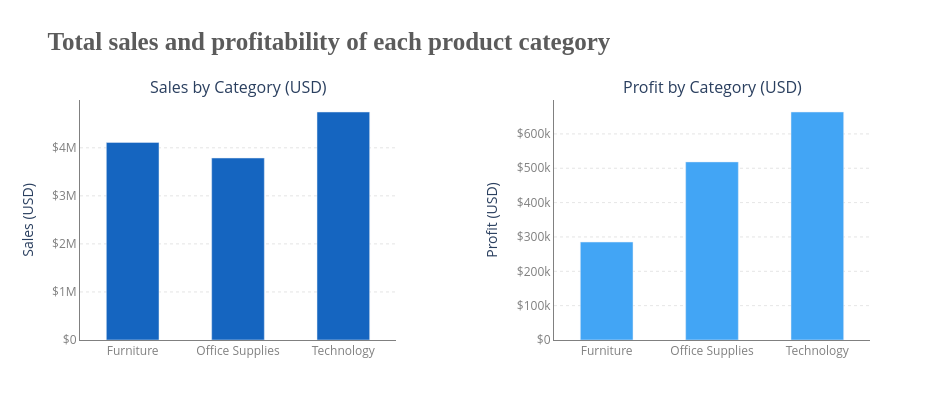

Write notebook code for a chart like this one.
### Code cell
import plotly.graph_objects as go
from plotly.subplots import make_subplots

category_sales = df.groupby('Category').agg({'Sales':'sum','Profit':'sum'})

def Display_Sales_category():
    fig = make_subplots(
        rows=1, 
        cols=2, 
        subplot_titles=("Sales by Category (USD)", "Profit by Category (USD)"),
        horizontal_spacing=0.20
    )

    # --- Sales Chart ---
    fig.add_trace(
        go.Bar(
            x=category_sales.index,
            y=category_sales['Sales'],
            marker_color="#1565c0",
            name="Sales"
        ), row=1, col=1
    )

    # --- Profit Chart (lighter blue) ---
    fig.add_trace(
        go.Bar(
            x=category_sales.index,
            y=category_sales['Profit'],
            marker_color="#42a5f5",
            name="Profit"
        ), row=1, col=2
    )

    fig.update_layout(
        title_text='<b>Total sales and profitability of each product category</b>',
        title_font_size=25,
        title_font_family="Liberation Serif",
        title_font_color="#5b5b5b",
        plot_bgcolor='white',
        bargap=0.5,
        width=950,
        height=420,
        showlegend=False
    )

    # --- Y-Axis (kept for clarity) ---
    fig.update_yaxes(
        title_text="Sales (USD)",
        row=1, col=1,
        showgrid=True,
        gridwidth=0.6,
        gridcolor='lightgray',
        griddash='dot',
        tickfont=dict(color='gray'),
        showline=True,
        linewidth=1,
        linecolor='gray',
        tickprefix="$",
        separatethousands=True
    )

    fig.update_yaxes(
        title_text="Profit (USD)",
        row=1, col=2,
        showgrid=True,
        gridwidth=0.6,
        gridcolor='lightgray',
        griddash='dot',
        tickfont=dict(color='gray'),
        showline=True,
        linewidth=1,
        linecolor='gray',
        tickprefix="$",
        separatethousands=True
    )

    # --- X-Axis (label removed for cleaner visual) ---
    fig.update_xaxes(
        tickfont=dict(color='gray'),
        showline=True,
        linewidth=1,
        linecolor='gray'
    )

    fig.show()

Display_Sales_category()

### Figure 1 — Plotly figure (JSON) as saved in the notebook; plotly's stock layout.template omitted (floating-point values rounded to 4 significant figures)
{"data": [{"marker": {"color": "#1565c0"}, "name": "Sales", "type": "bar", "x": ["Furniture", "Office Supplies", "Technology"], "xaxis": "x", "y": [4110884, 3787330, 4744691], "yaxis": "y"}, {"marker": {"color": "#42a5f5"}, "name": "Profit", "type": "bar", "x": ["Furniture", "Office Supplies", "Technology"], "xaxis": "x2", "y": [285200.0, 518500.0, 663800.0], "yaxis": "y2"}], "layout": {"annotations": [{"font": {"size": 16}, "showarrow": false, "text": "Sales by Category (USD)", "x": 0.2, "xanchor": "center", "xref": "paper", "y": 1, "yanchor": "bottom", "yref": "paper"}, {"font": {"size": 16}, "showarrow": false, "text": "Profit by Category (USD)", "x": 0.8, "xanchor": "center", "xref": "paper", "y": 1, "yanchor": "bottom", "yref": "paper"}], "bargap": 0.5, "height": 420, "plot_bgcolor": "white", "showlegend": false, "title": {"font": {"color": "#5b5b5b", "family": "Liberation Serif", "size": 25}, "text": "<b>Total sales and profitability of each product category</b>"}, "width": 950, "xaxis": {"anchor": "y", "domain": [0, 0.4], "linecolor": "gray", "linewidth": 1, "showline": true, "tickfont": {"color": "gray"}}, "xaxis2": {"anchor": "y2", "domain": [0.6, 1], "linecolor": "gray", "linewidth": 1, "showline": true, "tickfont": {"color": "gray"}}, "yaxis": {"anchor": "x", "domain": [0, 1], "gridcolor": "lightgray", "griddash": "dot", "gridwidth": 0.6, "linecolor": "gray", "linewidth": 1, "separatethousands": true, "showgrid": true, "showline": true, "tickfont": {"color": "gray"}, "tickprefix": "$", "title": {"text": "Sales (USD)"}}, "yaxis2": {"anchor": "x2", "domain": [0, 1], "gridcolor": "lightgray", "griddash": "dot", "gridwidth": 0.6, "linecolor": "gray", "linewidth": 1, "separatethousands": true, "showgrid": true, "showline": true, "tickfont": {"color": "gray"}, "tickprefix": "$", "title": {"text": "Profit (USD)"}}}}
